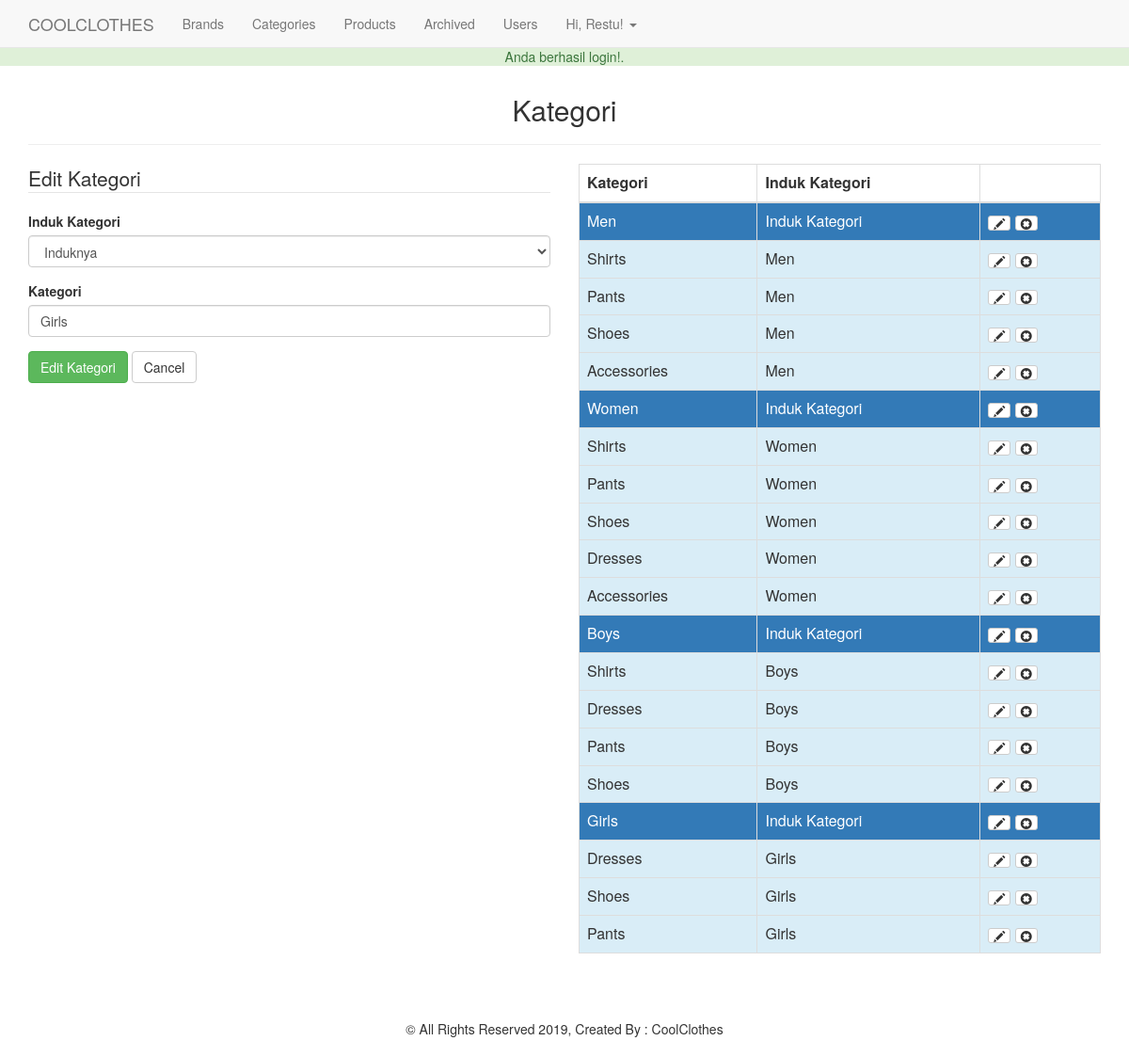
The page /admin/categories.php?edit=4 (signed in) on the database its author committed.
### tables this page shows
CREATE TABLE `categories` (
  `id` int(11) NOT NULL,
  `category` varchar(255) NOT NULL,
  `parent` int(11) NOT NULL DEFAULT '0'
);

### helpers/helpers.php (called while the page is built, shortened)
<?php
function sanitize($dirty){
  return htmlentities($dirty,ENT_QUOTES,"UTF-8");
}

### admin/categories.php (the view, shortened to what this page needs)
<?php
  require_once $_SERVER['DOCUMENT_ROOT'].'/tutorial/core/init.php';
  include 'includes/head.php';
  include 'includes/navigation.php';
  $sql = "SELECT * FROM categories WHERE parent = 0";
  $result = $db->query($sql);
  $category = '';
  $post_parent = '';
  if (isset($_GET['edit']) && !empty($_GET['edit'])) {
    $edit_id = (int)$_GET['edit'];
    $edit_id = sanitize($edit_id);
    $edit_sql = "SELECT * FROM categories WHERE id = '$edit_id'";
    $edit_result = $db->query($edit_sql);
    $edit_category = mysqli_fetch_assoc($edit_result);
  }
      $display = display_errors($errors); ?>
    <?php
  $category_value = '';
  $parent_value = 0;
  if (isset($_GET['edit'])) {
    $category_value = $edit_category['category'];
    $parent_value = $edit_category['parent'];
  }else{
    if (isset($_POST)) {
      $category_value = $category;
      $parent_value = $post_parent;
    }
  }
?>
<div class="container">
  <h2 class="text-center">Kategori</h2><hr>
  <div class="row">
    <div class="col-md-6">
      <form class="form" action="categories.php<?=((isset($_GET['edit']))?'?edit='.$edit_id:'')?>" method="post">
        <legend><?=((isset($_GET['edit']))?'Edit':'Tambah')?> Kategori</legend>
        <div class="form-group">
          <label for="parent">Induk Kategori</label>
          <select class="form-control" name="parent" id="parent">
            <option value="0"<?=(($parent_value == 0)?'selected="selected"':'');?>>Induknya</option>
          </select>
        </div>
        <div class="form-group">
          <label for="category">Kategori</label>
          <input type="text" name="category" class="form-control" id="category" value="<?=$category_value;?>">
        </div>
        <div class="form-group">
          <input type="submit" value="<?=((isset($_GET['edit']))?'Edit':'Tambah')?> Kategori" class="btn btn-success">
          <?php if(isset($_GET['edit'])) : ?>
            <a href="categories.php" class="btn btn-default">Cancel</a>
          <?php endif; ?>
        </div>
      </form>
    </div>
    <div class="col-md-6">
      <table class="table table-bordered">
        <thead>
          <th>Kategori</th><th>Induk Kategori</th><th></th>
        </thead>
        <tbody>
          <?php
            $sql = "SELECT * FROM categories WHERE parent = 0";
            $result = $db->query($sql);
            foreach ($result as $hasil) :
            $parent_id = (int)$hasil['id'];
            $sql2 = "SELECT * FROM categories WHERE parent = '$parent_id'";
            $rresult = $db->query($sql2);
          ?>
            <tr class="bg-primary">
              <td><?=$hasil['category'];?></td>
              <td>Induk Kategori</td>
              <td>
                <a href="categories.php?edit=<?=$hasil['id'];?>" class="btn btn-xs btn-default"><span class="glyphicon glyphicon-pencil"></span></a>
                <a href="categories.php?delete=<?=$hasil['id'];?>" class="btn btn-xs btn-default"
                  onclick="return confirm('Yakin akan menghapus data ini');"><span class="glyphicon glyphicon-remove-sign"></span></a>
              </td>
            </tr>
            <?php foreach($rresult as $child) : ?>
              <tr class="bg-info">
                <td><?=$child['category'];?></td>
                <td><?=$hasil['category'];?></td>
                <td>
                  <a href="categories.php?edit=<?=$child['id'];?>" class="btn btn-xs btn-default"><span class="glyphicon glyphicon-pencil"></span></a>
                  <a href="categories.php?delete=<?=$child['id'];?>" class="btn btn-xs btn-default"
                    onclick="return confirm('Yakin akan menghapus data ini');"><span class="glyphicon glyphicon-remove-sign"></span></a>
                </td>
              </tr>
            <?php endforeach; ?>
          <?php endforeach; ?>
        </tbody>
      </table>
    </div>
  </div>
</div>
<?php include 'includes/footer.php'; ?>

### css/main.css (style rules this page uses)
body { padding-top: 50px; }

### rows shown on the page
categories: parent "Induknya", category "Girls"
categories: category "Men"
categories: category "Shirts"
categories: category "Pants"
categories: category "Shoes"
categories: category "Accessories"
categories: category "Women"
categories: category "Shirts"
categories: category "Pants"
categories: category "Shoes"
categories: category "Dresses"
categories: category "Accessories"
categories: category "Boys"
categories: category "Shirts"
categories: category "Dresses"
categories: category "Pants"
categories: category "Shoes"
categories: category "Dresses"
categories: category "Shoes"
categories: category "Pants"

### other values the page prints
$_SESSION['success_flash'] "Anda berhasil login!."
$user_data['first'] "Restu"
